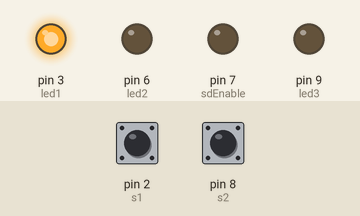
A sketch run on a simulated Arduino Uno, built with avr-gcc and run on an emulated ATmega328P. On the bench: output pins drawn as LEDs (lit = HIGH). The inputs (shaded band) are chosen by the test bench; at power-on: pin 2 (s1) HIGH, pin 8 (s2) HIGH. Storage starts empty.

Above: at 1.2 s.
1.3 s: pin 2 (s1) pulled LOW for 0.15 s
At 4.6 s:
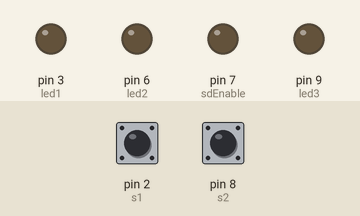
At 9.6 s:
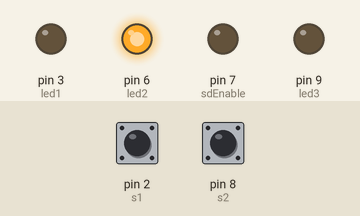
Timing chart, 0 to 11.1 s (numbered marks = the images above; inputs shaded):
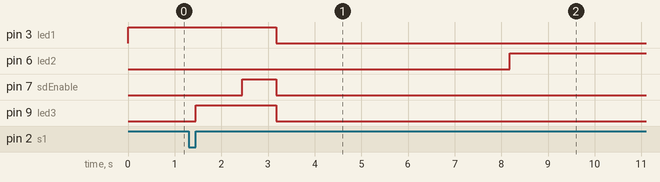

The sketch:

PowerTest.ino
```cpp
const int chipSelect = 10;
const int sdEnable = 7;

int s1 = 2;
int s2 = 8;

int led1 = 3;
int led2 = 6;
int led3 = 9;

#include <SdFat.h>
SdFat sd;
SdFile myFile;

void setup() {
  pinMode(sdEnable, OUTPUT);

  pinMode(led1, OUTPUT);
  pinMode(led2, OUTPUT);
  pinMode(led3, OUTPUT);

  pinMode(s1, INPUT_PULLUP);
  pinMode(s2, INPUT_PULLUP);

  //digitalWrite(sdEnable, HIGH);

}

int test = 5;

void loop() {
  digitalWrite(led1, HIGH);
  while(digitalRead(s1)){}
  while(!digitalRead(s1)){}
  digitalWrite(led3, HIGH);
  delay(1000);

  digitalWrite(sdEnable, HIGH);
  delay(500);

  if (!sd.begin(chipSelect, SPI_HALF_SPEED)) sd.initErrorHalt();

  if (!myFile.open("test.txt", O_RDWR | O_CREAT | O_AT_END)) {
    sd.errorHalt("opening test.txt for write failed");
  }
  myFile.println("Test ");
  myFile.close();

  delay(200);
  digitalWrite(led3, LOW);
  digitalWrite(sdEnable, LOW);
  digitalWrite(led1, LOW);

  delay(5000);

  digitalWrite(led2, HIGH);
  while(digitalRead(s2)){}
  while(!digitalRead(s2)){}
  digitalWrite(led3, HIGH);
  delay(1000);

  digitalWrite(led3, LOW);
  digitalWrite(sdEnable, LOW);
  digitalWrite(led2, LOW);
  delay(5000);

  digitalWrite(led3, HIGH);
  delay(2000);
  digitalWrite(led3, LOW);
}
```

Measured:
- after the input at 1.3 s, pin 3 (led1): HIGH → LOW after 1.9 s; pin 6 (led2): LOW → HIGH after 6.9 s; pin 7 (sdEnable): LOW → HIGH after 1.2 s, → LOW 0.73 s later; pin 9 (led3): LOW → HIGH after 0.15 s, → LOW 1.7 s later
